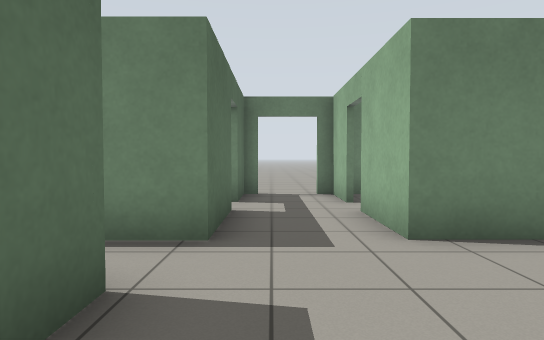
view 1 (above)

20 first-person views from a walk through a Gazebo world. The camera is 0.94 m above the floor, tilts 2° down and sees 75° across. The floor is counted in squares, 1 m on a side. Each view is taken from the middle of a square. On the plan, view 1 faces up. The plan holds only what a view shows up to about 12 squares ahead; the rest is blank.

view 2
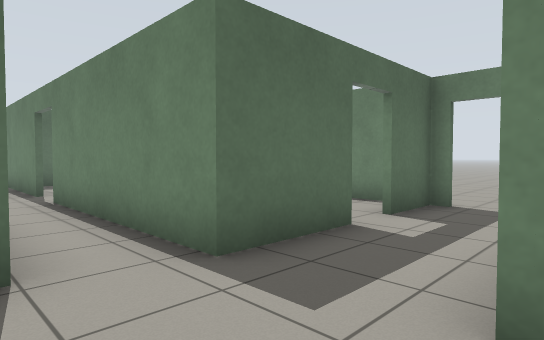

view 3
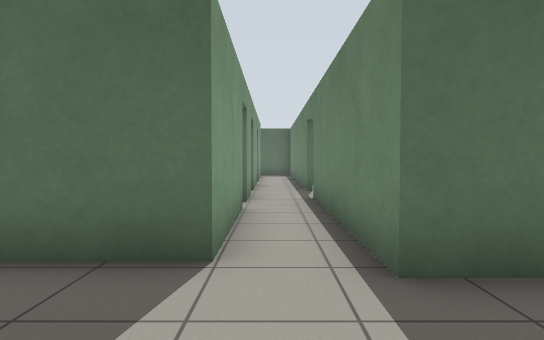

view 4
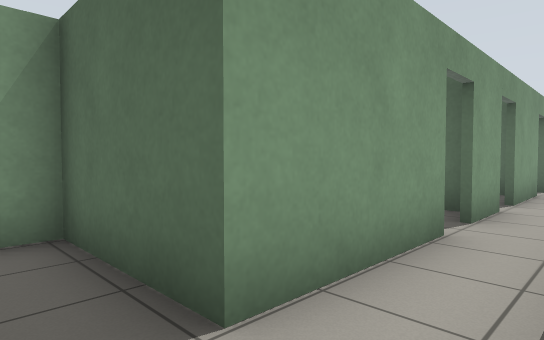

view 5
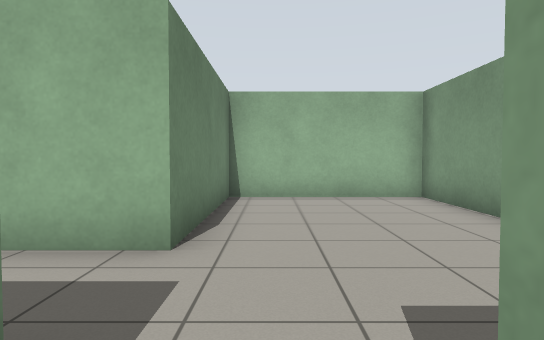

view 6
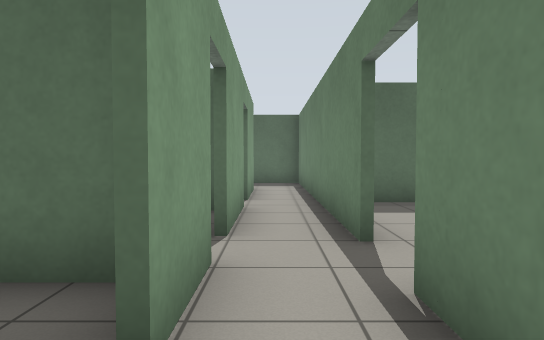

view 7
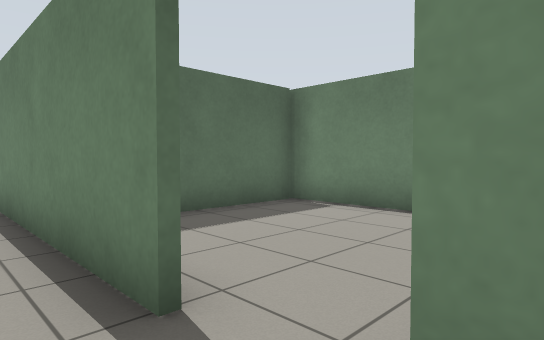

view 8
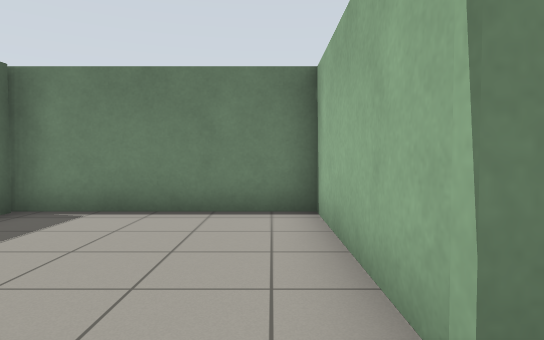

view 9
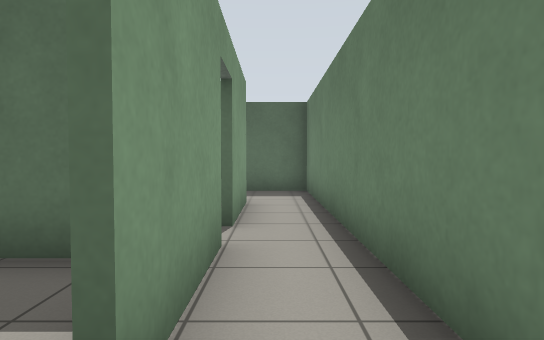

view 10
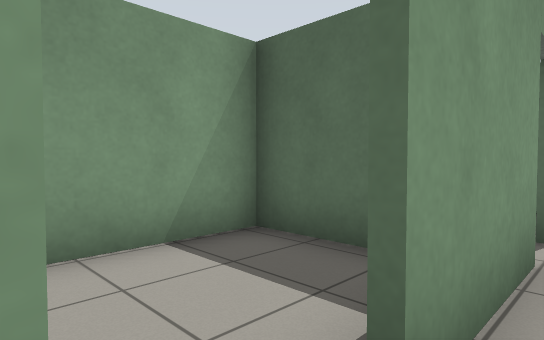

view 11
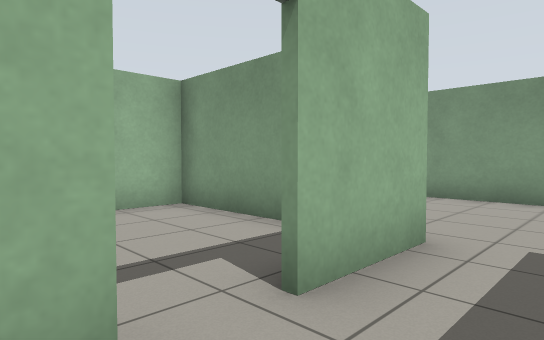

view 12
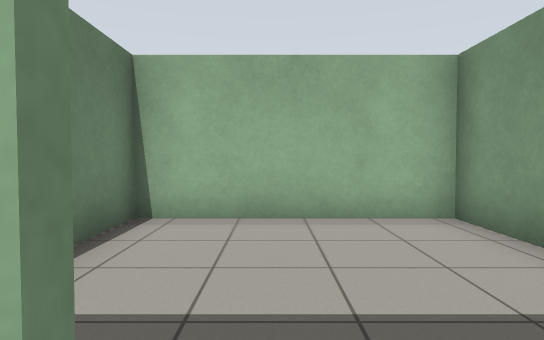

view 13
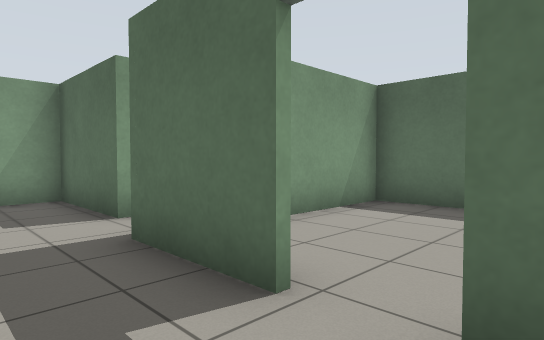

view 14
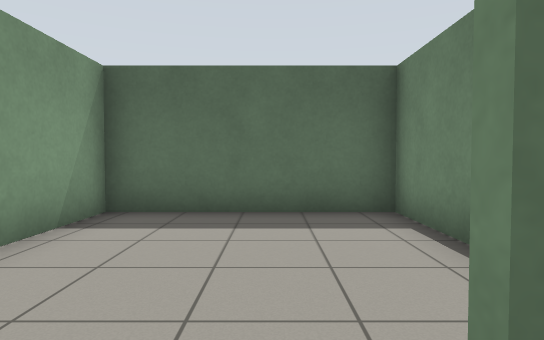

view 15
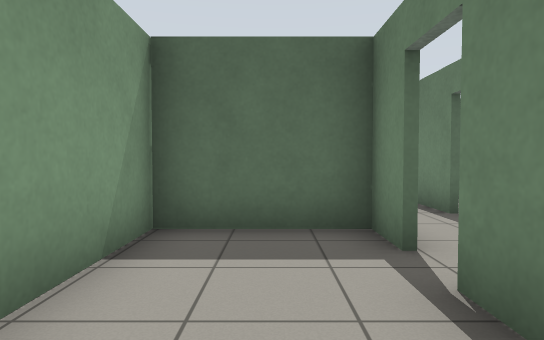

view 16
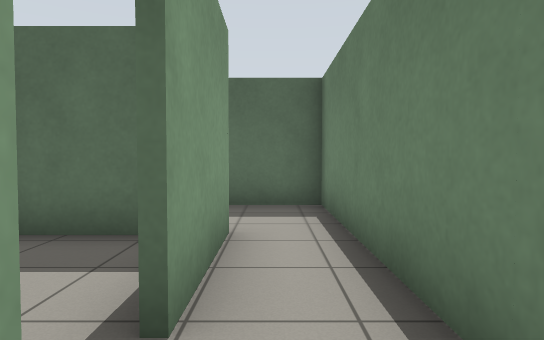

view 17
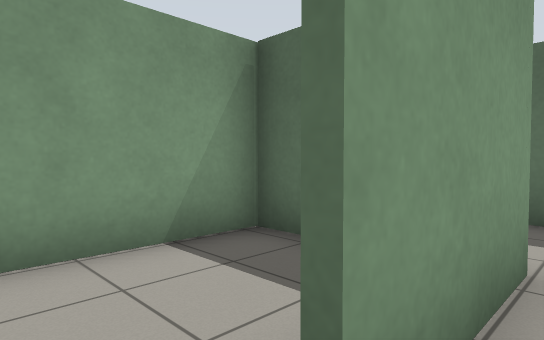

view 18
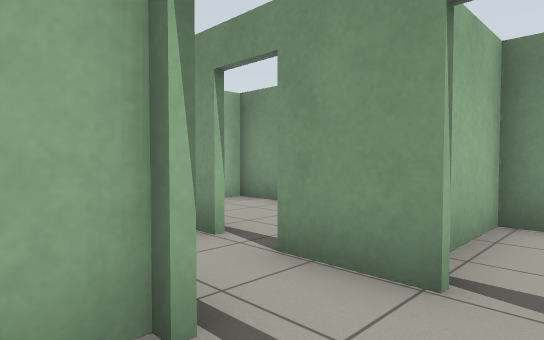

view 19
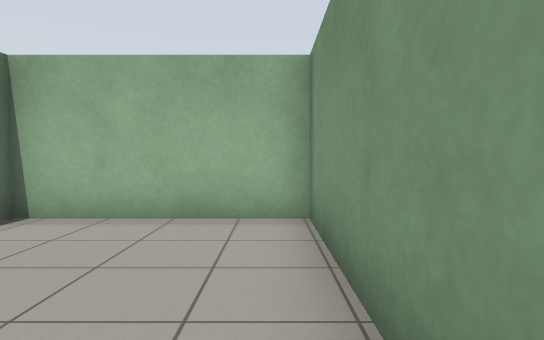

view 20
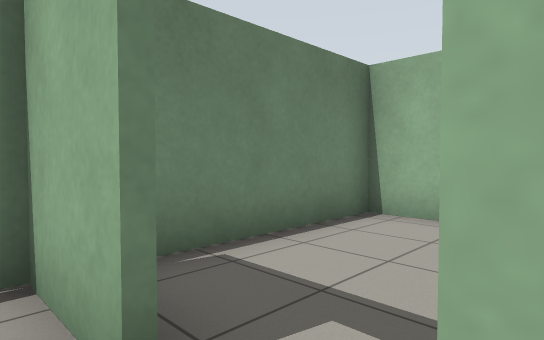

### Floor plan
Points are (right, up) in squares from view 1. A wall is a line through its corners. A room is listed if a view was taken in it or the views show most of it. See-through windows are left out.
Room 1 (views 1, 2, 3, 4, 5, 6, 7, 8, 9, 10, 11, 12, 13, 14, 16, 17, 19, 20)
walls: (-0.7, 6.4) (-0.7, 4) (-6.5, 4); (-1.1, -0.6) (6.4, -0.6) (6.4, 4); (-4.5, 2.5) (-1.2, 2.5) (-1.2, -0.6); (1.6, 7.4) (1.6, 9.1) (1.1, 9.1); (-0.2, 9.1) (-0.7, 9.1) (-0.7, 7.4); (6.5, 4) (1.6, 4) (1.6, 6.3); (-7.1, 2.5) (-5.5, 2.5); (-7.9, 4) (-13.6, 4); (-10.9, 2.5) (-8.1, 2.5); (-13.5, 2.5) (-11.8, 2.5)
ways out: open door at (-5, 2) to room 2; open door at (-7.5, 4) to room 3; open door at (-1, 7) to room 4; open door at (2, 7) to room 5; open door at (-11.5, 2) to room 6; open door at (-7.5, 2) to room 7; opening at (-14, 3); open door at (0.5, 9)
Room 2 (view 15)
walls: (-3.6, 2.3) (-4.5, 2.3); (-5.5, 2.3) (-6.6, 2.3) (-6.6, -0.6); (-1.3, -0.6) (-1.3, 0); (-7.1, -0.6) (-1.1, -0.6)
ways out: open door at (-5, 2) to room 1
Room 3 (view 18)
walls: (-6, 9.1) (-11.4, 9.1) (-11.4, 4.9); (-6.2, 4.1) (-6.2, 9.1)
ways out: open door at (-7.5, 4) to room 1
Room 4 (no view inside)
walls: (-6.1, 9.3) (-6.1, 4.1); (-1.6, 9.1) (-6, 9.1); (-6.5, 4.2) (-3.2, 4.2)
ways out: open door at (-1, 7) to room 1
Room 5 (no view inside)
walls: (3.6, 4.2) (6.5, 4.2); (6.4, 4) (6.4, 9.1) (2, 9.1)
ways out: open door at (2, 7) to room 1
Room 6 (no view inside)
walls: (-14.3, 2) (-14.3, -0.6) (-10.1, -0.6)
ways out: open door at (-11.5, 2) to room 1
Room 7 (no view inside)
walls: (-10.3, 2) (-10.3, -0.6); (-10.1, -0.6) (-7.1, -0.6); (-6.8, -0.6) (-6.8, 1.4)
ways out: open door at (-7.5, 2) to room 1

Positions as (right, up) in squares from view 1, and headings:
1: (0, 0), facing up
2: (2, 2), facing up-left
3: (2, 3), facing left
4: (0, 4), facing down-left
5: (-2, 3), facing right
6: (-4, 3), facing left
7: (-6, 3), facing up-left
8: (-7, 3), facing up
9: (-7, 3), facing left
10: (-7, 3), facing down-left
11: (0, 8), facing down-right
12: (1, 7), facing right
13: (1, 8), facing down-left
14: (0, 7), facing left
15: (-2, 1), facing left
16: (-10, 3), facing left
17: (-11, 3), facing down-left
18: (-8, 5), facing down-right
19: (1, 0), facing right
20: (1, 6), facing up-right
